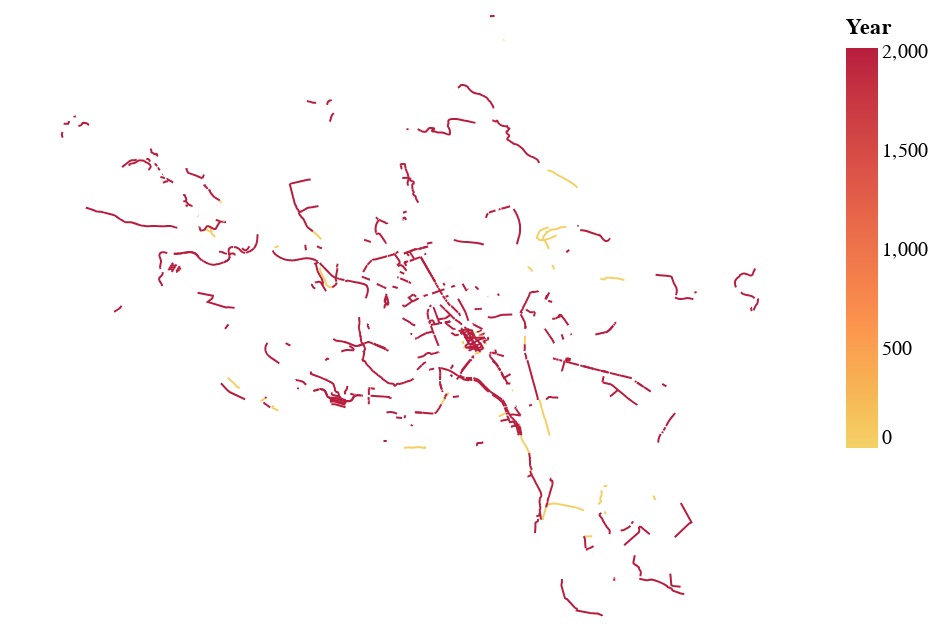

Notebook code cell kept with this figure:
### Code cell
map_years = alt.Chart(geo_roads).mark_geoshape(filled=False).encode(alt.Color("rok_realizace", scale=alt.Scale(scheme="goldred"), legend=alt.Legend(title="Year")))
map_years

### Figure 1 — Vega-Lite specification as saved in the notebook (floating-point values rounded to 4 significant figures; data arrays with more than 128 entries replaced by an {"elided": "..."} marker saying what was removed)
{"config": {"view": {"continuousWidth": 400, "continuousHeight": 300}}, "data": {"name": "data-3aea64f87d3b0f491f4ce30e77b399c9"}, "mark": {"type": "geoshape", "filled": false}, "encoding": {"color": {"field": "rok_realizace", "legend": {"title": "Year"}, "scale": {"scheme": "goldred"}, "type": "quantitative"}}, "$schema": "https://vega.github.io/schema/vega-lite/v4.17.0.json", "datasets": {"data-3aea64f87d3b0f491f4ce30e77b399c9": {"elided": "599 records"}}}
